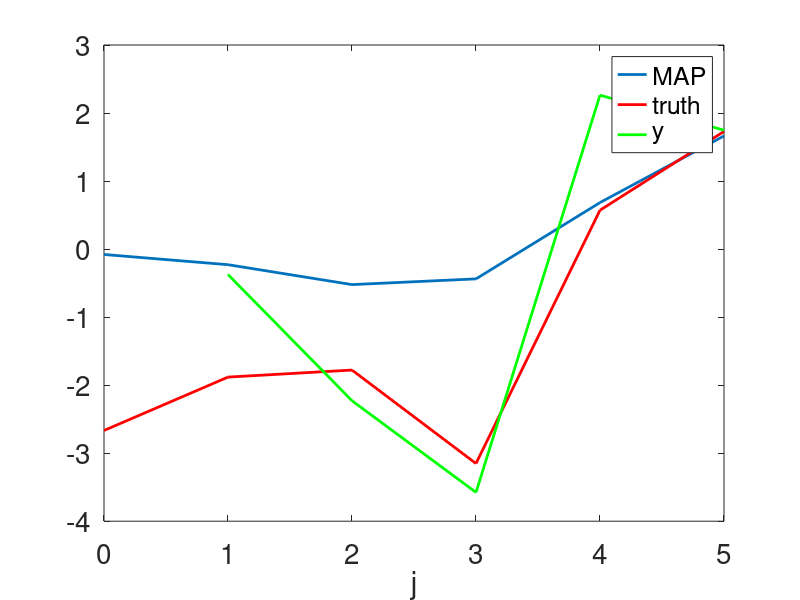

The MATLAB source for this figure:
function this=p7
clear;set(0,'defaultaxesfontsize',20);format long
%%% p7.m weak 4DVAR for sin map (Ex. 1.3)
%% setup

J=5;% number of steps
alpha=2.5;% dynamics determined by alpha
gamma=1e0;% observational noise variance is gamma^2
sigma=1;% dynamics noise variance is sigma^2
C0=1;% prior initial condition variance
m0=0;% prior initial condition mean
sd=1;rng(sd);% choose random number seed

%% truth

vt(1)=sqrt(C0)*randn;% truth initial condition
for j=1:J
    vt(j+1)=alpha*sin(vt(j))+sigma*randn;% create truth
    y(j)=vt(j+1)+gamma*randn;% create data
end

%% solution

    randn(100);% try uncommenting or changing the argument for different 
               % initial conditions -- if the result is not the same,
               % there may be multimodality (e.g. 1 & 100).                         
    uu=randn(1,J+1);% initial guess       
    %uu=vt;     % truth initial guess option              

% solve with blackbox
% exitflag=1 ==> convergence
[vmap,fval,exitflag]=fminsearch(@(u)I(u,y,sigma,gamma,alpha,m0,C0,J),uu)

figure;plot([0:J],vmap,'Linewidth',2);hold;plot([0:J],vt,'r','Linewidth',2)
plot([1:J],y,'g','Linewidth',2);hold;xlabel('j');legend('MAP','truth','y')

%% auxiliary objective function definition
function out=I(u,y,sigma,gamma,alpha,m0,C0,J)

Phi=0;JJ=1/2/C0*(u(1)-m0)^2;
for j=1:J
    JJ=JJ+1/2/sigma^2*(u(j+1)-alpha*sin(u(j)))^2;
    Phi=Phi+1/2/gamma^2*(y(j)-u(j+1))^2;
end
out=Phi+JJ;




